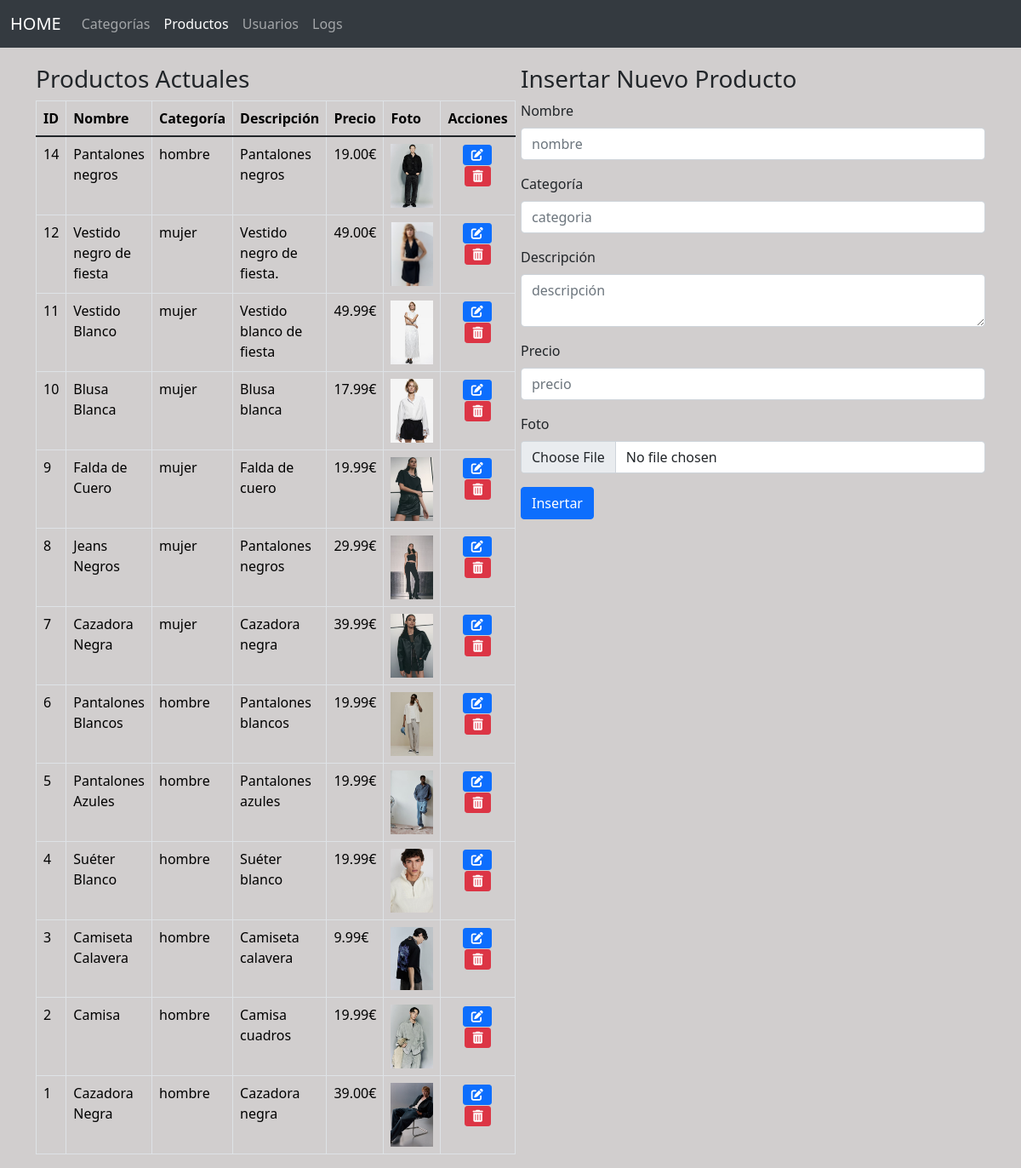
/admin/productos.php (signed in), run on an earlier commit of the app's database.
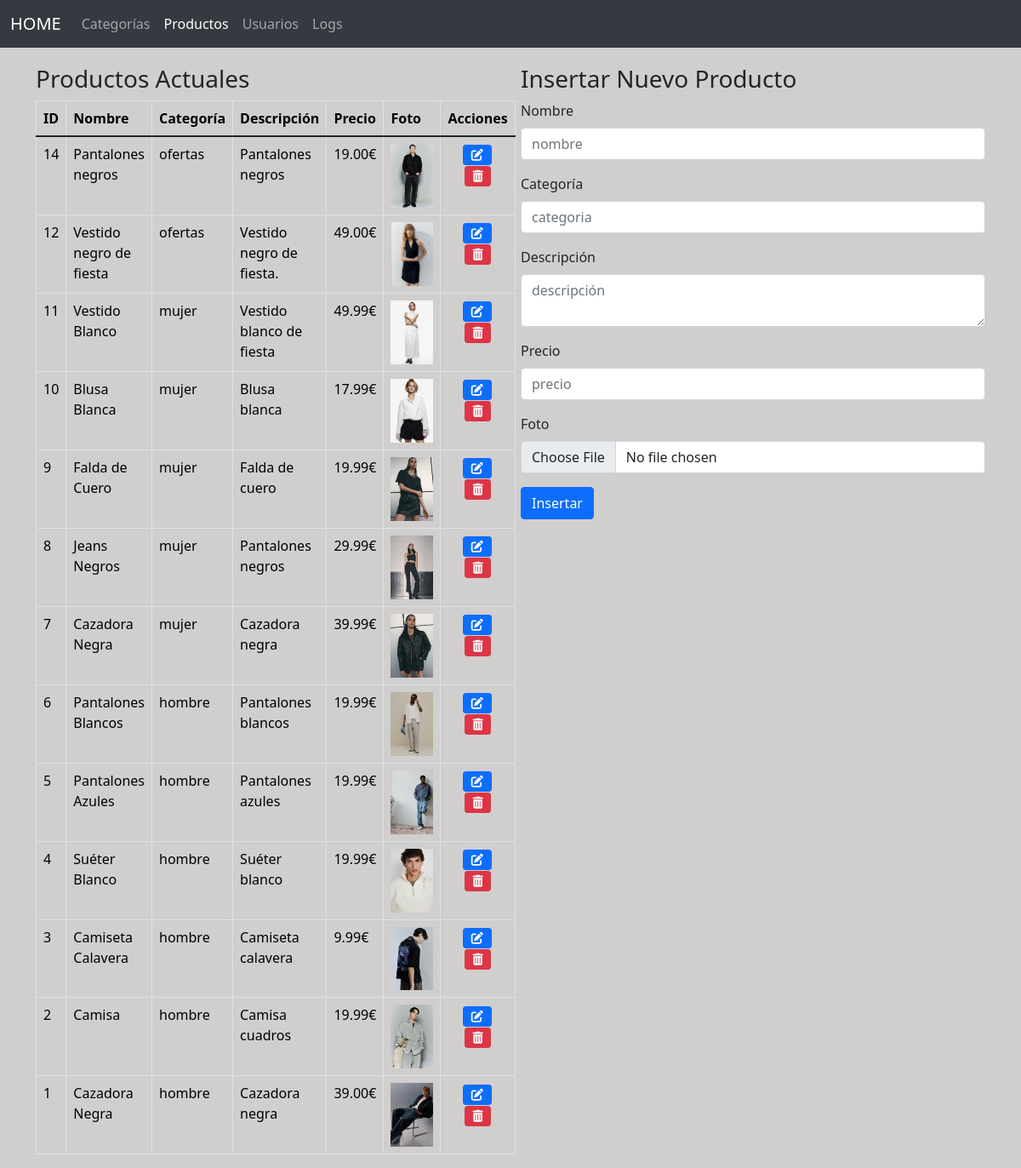
And on a later commit of the database.
### tables this page shows
CREATE TABLE IF NOT EXISTS `fotos` (
  `ruta` varchar(500) DEFAULT NULL,
  `id_producto` int(11) NOT NULL,
  KEY `id_producto` (`id_producto`),
  CONSTRAINT `fotos-productos` FOREIGN KEY (`id_producto`) REFERENCES `productos` (`id`) ON DELETE CASCADE ON UPDATE NO ACTION
);

CREATE TABLE IF NOT EXISTS `productos` (
  `id` int(11) NOT NULL AUTO_INCREMENT,
  `nombre` varchar(50) DEFAULT NULL,
  `categoria` varchar(50) DEFAULT NULL,
  `tiene_oferta` varchar(50) DEFAULT NULL,
  `descripcion` varchar(50) DEFAULT NULL,
  `desc_larga` varchar(250) DEFAULT NULL,
  `precio` decimal(20,2) DEFAULT NULL,
  PRIMARY KEY (`id`),
  KEY `prod-cat` (`categoria`),
  CONSTRAINT `prod-cat` FOREIGN KEY (`categoria`) REFERENCES `categorias` (`nombre`) ON DELETE NO ACTION ON UPDATE NO ACTION
);

### admin/consultas.php (called while the page is built)
<?php
$bd = 'bd_tienda';
$host = 'localhost';
$dsn = "mysql:host=$host;dbname=$bd";
$password_bd = '';
$username_bd = 'root';
try {
    $conn = new PDO($dsn, $username_bd, $password_bd);
} catch (PDOException $e) {
    echo 'Error de conexión: ' . $e->getMessage();
    die();
}
$sql = 'SELECT * FROM productos p
LEFT JOIN fotos f
ON p.id = f.id_producto
ORDER BY p.id DESC';
$stmt = $conn->prepare($sql);
$stmt->execute();
$productos = $stmt->fetchAll(PDO::FETCH_ASSOC);

### admin/productos.php (the view, shortened to what this page needs)
<?php
require_once 'consultas.php';
require_once 'nav.php';
?>
<div class="container">
    <div class="row">
        <div class="col-md-6">
            <h3>Productos Actuales</h3>
            <table class="table table-bordered">
                <thead class="thead-dark">
                    <tr>
                        <th>ID</th>
                        <th>Nombre</th>
                        <th>Categoría</th>
                        <th>Descripción</th>
                        <th>Precio</th>
                        <th>Foto</th>
                        <th>Acciones</th>
                    </tr>
                </thead>
                <tbody>
                    <?php
                    if (count($productos) > 0): ?>
                        <?php foreach ($productos as $producto): ?>
                            <tr>
                                <td><?= $producto['id']; ?></td>
                                <td><?= $producto['nombre']; ?></td>
                                <td><?= $producto['categoria']; ?></td>
                                <td><?= $producto['descripcion']; ?></td>
                                <td><?= $producto['precio'] . "€"; ?></td>
                                <td><img src="<?= $producto['ruta']; ?>" alt="Imagen" width="50"></td>
                                <td class="text-center">
                                    <a href="p_modificar.php?id=<?= $producto['id']; ?>" class="btn btn-primary btn-sm"
                                        style="width: 48%; display: inline-flex; align-items: center; justify-content: center; margin-right: 2%; text-align: center;">
                                        <i class="fa-solid fa-pen-to-square"></i>
                                    </a>
                                    <form action="p_eliminar.php" method="POST"
                                        style="display:inline-flex; width: 48%; justify-content: center; text-align: center;"
                                        onsubmit="return confirm('¿Estás seguro que deseas eliminar este producto?');">
                                        <button type="submit" name="delete" class="btn btn-danger btn-sm"
                                            style="display: inline-flex; align-items: center; justify-content: center; text-align: center;">
                                            <i class="fa-solid fa-trash-can"></i>
                                        </button>
                                    </form>
                                </td>
                            </tr>
                        <?php endforeach; ?>
                    <?php else: ?>
                        <tr>
                            <td colspan="7">No hay productos</td>
                        </tr>
                    <?php endif; ?>
                </tbody>
            </table>
        </div>
        <div class="col-md-6">
            <h3>Insertar Nuevo Producto</h3>
            <form action="add_producto.php" method="POST" enctype="multipart/form-data"
                onsubmit="return confirm('¿Estás seguro que deseas crear este producto?');">
                <div class="mb-3">
                    <label for="nombre" class="form-label">Nombre</label>
                    <input type="text" class="form-control" id="nombre" name="nombre" placeholder="nombre" required>
                </div>
                <div class="mb-3">
                    <label for="categoria" class="form-label">Categoría</label>
                    <input type="text" class="form-control" id="categoria" name="categoria" placeholder="categoria"
                        required>
                </div>
                <div class="mb-3">
                    <label for="descripcion" class="form-label">Descripción</label>
                    <textarea class="form-control" id="descripcion" name="descripcion" placeholder="descripción"
                        required></textarea>
                </div>
                <div class="mb-3">
                    <label for="precio" class="form-label">Precio</label>
                    <input type="text" class="form-control" id="precio" name="precio" placeholder="precio" required>
                </div>
                <div class="mb-3">
                    <label for="foto" class="form-label">Foto</label>
                    <input type="file" class="form-control" id="foto" name="foto">
                </div>
                <button type="submit" name="insertar" class="btn btn-primary">Insertar</button>
            </form>
        </div>
    </div>
</div>
<link href="https://cdnjs.cloudflare.com/ajax/libs/font-awesome/6.0.0-beta3/css/all.min.css" rel="stylesheet">
</body>
</html>

### admin/nav.php (shortened to what this page needs)
<!DOCTYPE html>
<html lang="es">
<head>
    <link href="https://cdn.jsdelivr.net/npm/bootstrap@5.1.3/dist/css/bootstrap.min.css" rel="stylesheet">
</head>
<body>
    <nav class="navbar navbar-expand-lg navbar-dark">
        <div class="container-fluid">
            <a class="navbar-brand" href="../index.php">HOME</a>
            <div class="collapse navbar-collapse" id="navbarNav">
                <ul class="navbar-nav">
                    <li class="nav-item">
                        <a class="nav-link <?php echo (basename($_SERVER['PHP_SELF']) == 'categorias.php') ? 'active' : ''; ?>" href="categorias.php">Categorías</a>
                    </li>
                    <li class="nav-item">
                        <a class="nav-link <?php echo (basename($_SERVER['PHP_SELF']) == 'productos.php') ? 'active' : ''; ?>" href="productos.php">Productos</a>
                    </li>
                    <li class="nav-item">
                        <a class="nav-link <?php echo (basename($_SERVER['PHP_SELF']) == 'usuarios.php') ? 'active' : ''; ?>" href="usuarios.php">Usuarios</a>
                    </li>
                    <li class="nav-item">
                        <a class="nav-link <?php echo (basename($_SERVER['PHP_SELF']) == 'logs.php') ? 'active' : ''; ?>" href="logs.php">Logs</a>
                    </li>
                </ul>
            </div>
        </div>
    </nav>

### admin/nav.php (style rules this page uses)
body { background-color: rgb(209, 206, 206); }
.navbar { background-color: #343a40; }
.table th, .table td { color: black; }
.container { margin-top: 20px; }

What changed in the data, as far as the page shows it:
changed through a linked row, fotos id 14: id_producto.categoria "hombre" → "ofertas"
changed through a linked row, fotos "Vestido negro de fiesta": id_producto.categoria "mujer" → "ofertas"
